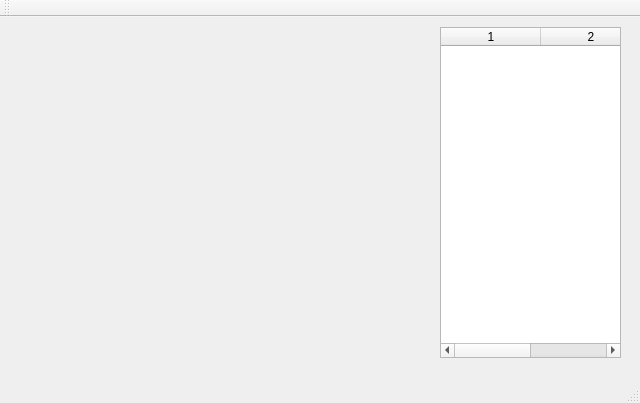
<?xml version="1.0" encoding="UTF-8"?>
<ui version="4.0">
 <class>Client</class>
 <widget class="QMainWindow" name="Client">
  <property name="geometry">
   <rect>
    <x>0</x>
    <y>0</y>
    <width>640</width>
    <height>403</height>
   </rect>
  </property>
  <property name="windowTitle">
   <string>Client</string>
  </property>
  <widget class="QWidget" name="centralWidget">
   <widget class="QTableWidget" name="table">
    <property name="geometry">
     <rect>
      <x>440</x>
      <y>10</y>
      <width>181</width>
      <height>331</height>
     </rect>
    </property>
    <property name="sizePolicy">
     <sizepolicy hsizetype="Expanding" vsizetype="Expanding">
      <horstretch>2</horstretch>
      <verstretch>2</verstretch>
     </sizepolicy>
    </property>
    <property name="minimumSize">
     <size>
      <width>2</width>
      <height>0</height>
     </size>
    </property>
    <property name="columnCount">
     <number>2</number>
    </property>
    <column/>
    <column/>
   </widget>
   <widget class="QCustomPlot" name="graph" native="true">
    <property name="geometry">
     <rect>
      <x>19</x>
      <y>29</y>
      <width>411</width>
      <height>261</height>
     </rect>
    </property>
    <property name="sizePolicy">
     <sizepolicy hsizetype="Expanding" vsizetype="Expanding">
      <horstretch>0</horstretch>
      <verstretch>0</verstretch>
     </sizepolicy>
    </property>
   </widget>
  </widget>
  <widget class="QMenuBar" name="menuBar">
   <property name="geometry">
    <rect>
     <x>0</x>
     <y>0</y>
     <width>640</width>
     <height>22</height>
    </rect>
   </property>
  </widget>
  <widget class="QToolBar" name="mainToolBar">
   <attribute name="toolBarArea">
    <enum>TopToolBarArea</enum>
   </attribute>
   <attribute name="toolBarBreak">
    <bool>false</bool>
   </attribute>
  </widget>
  <widget class="QStatusBar" name="statusBar"/>
 </widget>
 <layoutdefault spacing="6" margin="11"/>
 <customwidgets>
  <customwidget>
   <class>QCustomPlot</class>
   <extends>QWidget</extends>
   <header location="global">qcustomplot.h</header>
   <container>1</container>
  </customwidget>
 </customwidgets>
 <resources/>
 <connections/>
</ui>
